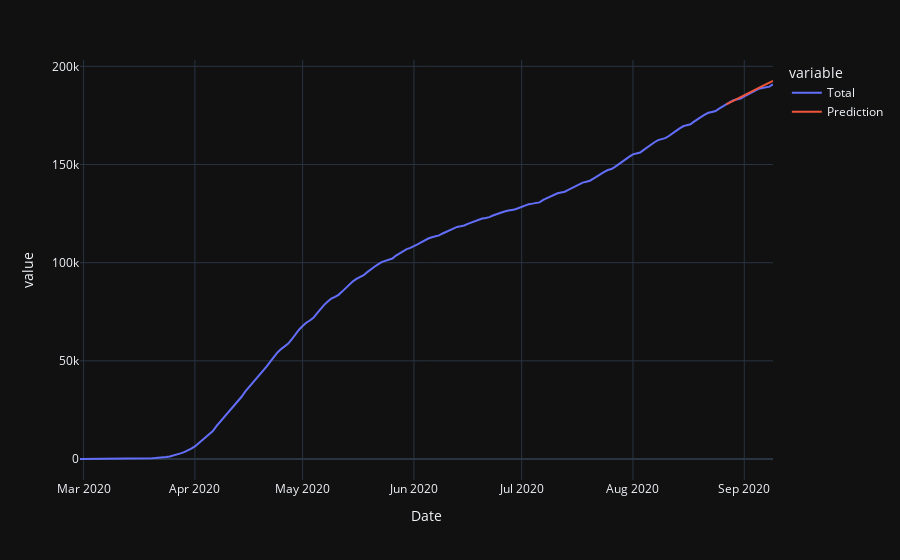

Source (notebook cell):
### Code cell
fig,pred=Predict()
fig

### Figure 1 — Plotly figure (JSON) as saved in the notebook; plotly's stock layout.template omitted (floating-point values rounded to 4 significant figures; data arrays with more than 128 entries replaced by an {"elided": "..."} marker saying what was removed)
{"data": [{"hovertemplate": "variable=Total<br>Date=%{x}<br>value=%{y}<extra></extra>", "legendgroup": "Total", "line": {"color": "#636efa", "dash": "solid"}, "mode": "lines", "name": "Total", "orientation": "v", "showlegend": true, "type": "scatter", "x": {"elided": "194 str values"}, "xaxis": "x", "y": {"elided": "194 int values"}, "yaxis": "y"}, {"hovertemplate": "variable=Prediction<br>Date=%{x}<br>value=%{y}<extra></extra>", "legendgroup": "Prediction", "line": {"color": "#EF553B", "dash": "solid"}, "mode": "lines", "name": "Prediction", "orientation": "v", "showlegend": true, "type": "scatter", "x": {"elided": "194 str values"}, "xaxis": "x", "y": {"elided": "194 float values"}, "yaxis": "y"}], "layout": {"legend": {"title": {"text": "variable"}, "tracegroupgap": 0}, "margin": {"t": 60}, "xaxis": {"anchor": "y", "domain": [0, 1], "title": {"text": "Date"}}, "yaxis": {"anchor": "x", "domain": [0, 1], "title": {"text": "value"}}}}
